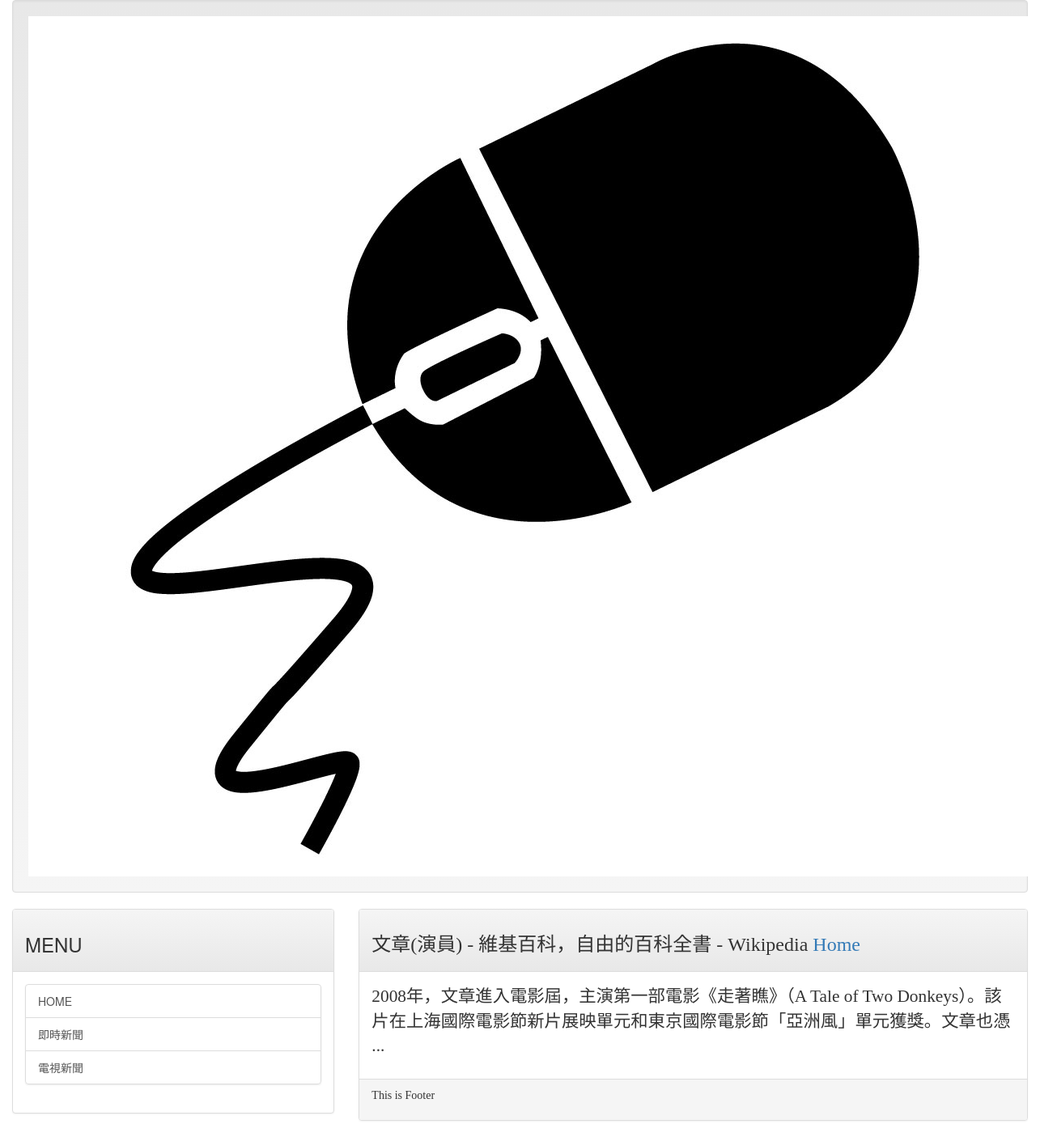
The app's page /post/an_actor with its own data.
### mainsite/models.py (models this page shows, shortened)
class Post(models.Model):
    title = models.CharField(max_length=200)
    slug = models.CharField(max_length=200)
    body = models.TextField()
    pub_date = models.DateTimeField(default=timezone.now)
    class Meta:
        ordering = ('-pub_date',)

### mainsite/views.py (the view)
# urls.py: url(r'^post/(\w+)$',showpost),
def showpost(request, slug):
    template = get_template('post.html')
    try:
        post = Post.objects.get(slug = slug)
        if post != None:
            html = template.render(locals())
            return HttpResponse(html)
    except:
        return redirect('/')

### templates/post.html (shortened to what this page needs)
{% extends 'base.html' %}
{% block headmessage %}
    <h3 style='font-family:標楷體;'>{{ post.title }}</a>
	<a style='font-family:微軟正黑體;' href='/'> Home</a>
{% endblock %}
{% block content %}
    <p style='font-family:微軟正黑體;font-size:16pt;font-weight=bold;'>
	    {{post.body}}
	</p>
{% endblock %}

### records on screen
Post: title "文章(演員) - 維基百科，自由的百科全書 - Wikipedia", body "2008年，文章進入電影屆，主演第一部電影《走著瞧》（A Tale of Two Donkeys）。該片在上海國際電影節新片展映單元和東京國際電影節「亞洲風」單元獲獎。文章也憑 ..."
